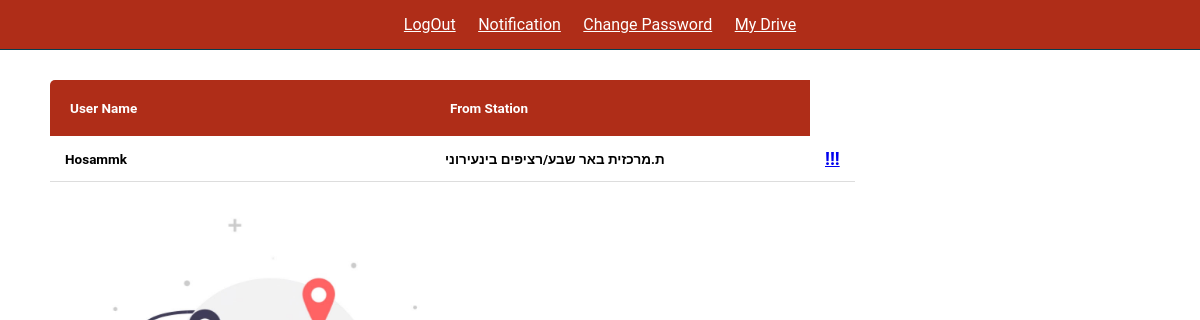
Page /PassengerListForDriver/10 on the earlier database version.
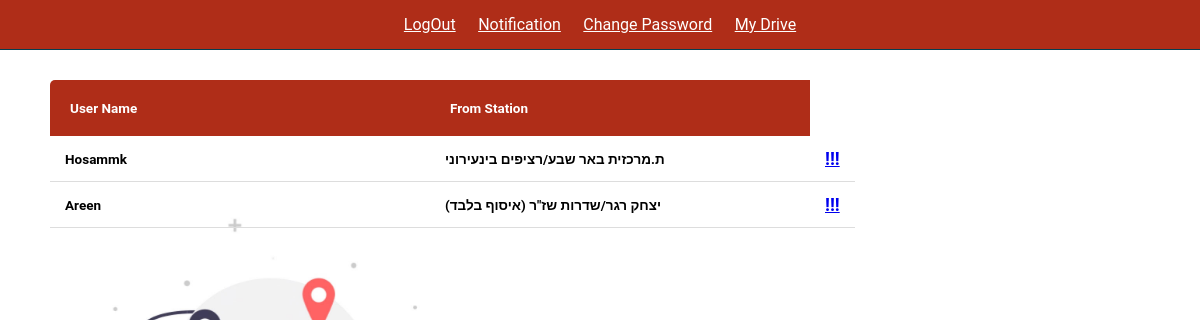
Same page on the later database version.
### project/models.py (models this page shows)
class Trip(models.Model):
    username=models.CharField(max_length=100,default='')
    To=models.CharField(max_length=100,default='')
    From=models.CharField(max_length=100,default='')
    BusLine=models.CharField(max_length=100,default='')
    Driver=models.CharField(max_length=100,default='')
    DateTime=models.DateTimeField()
    class Meta:
        db_table = 'Trips'

### project/views.py (the view)
# urls.py: path('PassengerListForDriver/<int:bus>',views.PassengerListForDriver
def PassengerListForDriver(request,bus):
    trips= Trip.objects.filter(BusLine=bus)
    return render(request,'project/PassengerListForDriver.html',{'trips':trips})

### project/templates/project/PassengerListForDriver.html (shortened to what this page needs)
{% load static %}
<!DOCTYPE html>
<html lang="en">
    <head>
    </head>
    <body style="background-image:url('{% static 'img/unnamed.jpg' %}'); background-repeat: no-repeat; background-size:100%;">
        <br>
    <br>
        <table class="content-table">
    <thead>
        <br>
        <br>
      <tr>
        <th><h2>User Name</h2></th>
        <th><h2>From Station</h2></th>
      </tr>
    </thead>
    <br>
    {% for trip in trips%}
    <tr>
     <td>
        <h2>{{trip.username}}</h2>
     </td>
     <td>
      <h2>{{trip.From}}</h2>
   </td>
      <td>
        <h1><a href="{% url 'report' trip.id %}" class="btn btn-danger" >    !!! </a></h1>
      </td>
    </tr>
      {% endfor %}
  </table>
    <form action="" method="POST">
        <header class="header">
            <nav class="navbar">
                <a href="/logoutUser">LogOut</a>
                <a href="/DriverNotification">Notification</a>
                <a href="/DriverChangePassword">Change Password</a>
                 <a href="/MyDrive">My Drive</a>
            </nav>
             <br>
        </header>
    </body>
</html>

### project/templates/project/PassengerListForDriver.html (style rules this page uses)
:root { --main-color:#6283a1; --black: #13131a; --bg:#010103; --border: .1rem solid rgb(4, 62, 80); }
* { font-family: 'Roboto',sans-serif; margin: 0; padding: 0; box-sizing: border-box; outline: none; border: none; text-transform: capitalize; transition: .2s linear; }
html { font-size: 62.5%; overflow-x: hidden; scroll-padding-top: 9rem; scroll-behavior: smooth; }
.header { background: #AF2D18; display: flex; align-items: center; justify-content: space-between; padding: 1.5rem 7%; border-bottom: var(--border); position: fixed; top: 0; left:0; right:0; z-index: 1000; }
.header .navbar a { margin: 0 1rem; font-size: 1.6rem; color:#fff; }
.content-table { border-collapse: collapse; margin: 25px 0; font-size: 0.9em; min-width: 800px; border-radius: 5px 5px 0 0; overflow: hidden; margin-left:50px; }
.content-table thead tr { background-color: #AF2D18; color: #ffffff; text-align: left; font-weight: bold; }
.content-table th { width: 380px; padding: 20px; margin: 25px auto; }
.content-table td { padding: 12px 15px; }
.content-table tbody tr { border-bottom: 1px solid #dddddd; }

Differences in the rows shown:
added Trip: username "Areen", From "יצחק רגר/שדרות שז\"ר (איסוף בלבד)"
